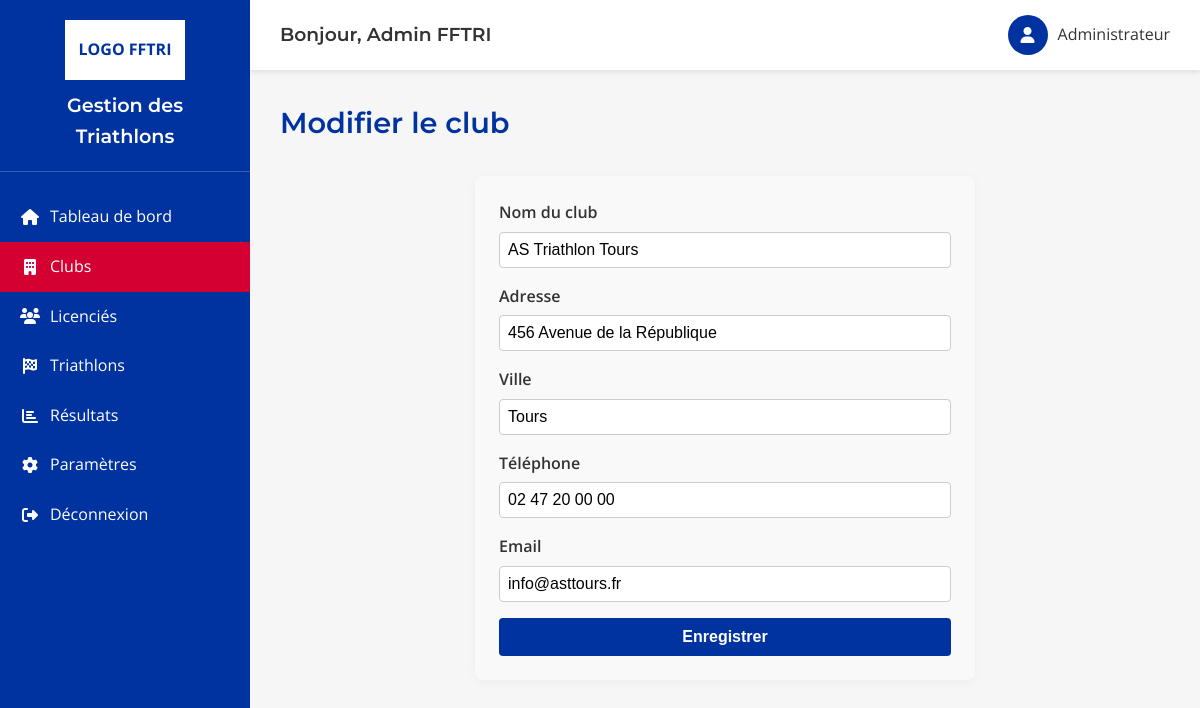
Screenshot of /index.php?module=clubs&action=edit&id=2 (signed in) with the database file from the repository.
### tables this page shows
CREATE TABLE clubs (
    id INT PRIMARY KEY AUTO_INCREMENT,
    name VARCHAR(100) NOT NULL,
    address VARCHAR(255),
    city VARCHAR(100) NOT NULL,
    phone VARCHAR(20),
    email VARCHAR(100),
    created_at TIMESTAMP DEFAULT CURRENT_TIMESTAMP,
    updated_at TIMESTAMP DEFAULT CURRENT_TIMESTAMP ON UPDATE CURRENT_TIMESTAMP
);

### app/core/Database.php (called while the page is built, shortened)
<?php
class Database {
    private static $instance = null;
    private $pdo;
    private function __construct() {
        try {
            $dsn = "mysql:host=" . DB_HOST . ";dbname=" . DB_NAME . ";charset=" . DB_CHARSET;
            $this->pdo = new PDO($dsn, DB_USER, DB_PASS, DB_OPTIONS);
        } catch (PDOException $e) {
            die("Erreur de connexion à la base de données : " . $e->getMessage());
        }
    }
    public static function getInstance() {
        if (self::$instance === null) {
            self::$instance = new self();
        }
        return self::$instance;
    }
    public function getConnection() {
        return $this->pdo;
    }
}
?>

### app/controllers/ClubController.php (called while the page is built, shortened)
<?php
require_once __DIR__ . '/../models/Club.php';
class ClubController {
    private $clubModel;
    public function __construct() {
        $this->clubModel = new Club();
    }
    public function edit($id) {
        $club = $this->clubModel->getById($id);
        return ['club' => $club];
    }
}
?>

### app/models/Club.php (called while the page is built, shortened)
<?php
require_once __DIR__ . '/../core/Database.php';
class Club {
    private $db;
    public function __construct() {
        $this->db = Database::getInstance()->getConnection();
    }
    public function getById($id) {
        $sql = "SELECT * FROM clubs WHERE id = :id";
        $stmt = $this->db->prepare($sql);
        $stmt->execute([':id' => $id]);
        return $stmt->fetch();
    }
}
?>

### app/views/clubs/edit.php (the view, shortened to what this page needs)
<div class="page-title">
    <h1>Modifier le club</h1>
</div>
<?php if (isset($data['club'])): ?>
<div class="form-container" style="max-width: 500px; margin: 30px auto; background: #f9f9f9; border-radius: 8px; box-shadow: 0 2px 8px #eee; padding: 24px;">
    <form method="POST" action="index.php?module=clubs&action=edit&id=<?= $data['club']['id'] ?>">
        <div class="form-group" style="margin-bottom: 16px;">
            <label for="name" style="display:block; margin-bottom:6px;">Nom du club</label>
            <input type="text" name="name" id="name" class="form-control" required value="<?= htmlspecialchars($data['club']['name']) ?>" style="width:100%; padding:8px; border-radius:4px; border:1px solid #ccc;">
        </div>
        <div class="form-group" style="margin-bottom: 16px;">
            <label for="address" style="display:block; margin-bottom:6px;">Adresse</label>
            <input type="text" name="address" id="address" class="form-control" required value="<?= htmlspecialchars($data['club']['address']) ?>" style="width:100%; padding:8px; border-radius:4px; border:1px solid #ccc;">
        </div>
        <div class="form-group" style="margin-bottom: 16px;">
            <label for="city" style="display:block; margin-bottom:6px;">Ville</label>
            <input type="text" name="city" id="city" class="form-control" required value="<?= htmlspecialchars($data['club']['city']) ?>" style="width:100%; padding:8px; border-radius:4px; border:1px solid #ccc;">
        </div>
        <div class="form-group" style="margin-bottom: 16px;">
            <label for="phone" style="display:block; margin-bottom:6px;">Téléphone</label>
            <input type="text" name="phone" id="phone" class="form-control" required value="<?= htmlspecialchars($data['club']['phone']) ?>" style="width:100%; padding:8px; border-radius:4px; border:1px solid #ccc;">
        </div>
        <div class="form-group" style="margin-bottom: 16px;">
            <label for="email" style="display:block; margin-bottom:6px;">Email</label>
            <input type="email" name="email" id="email" class="form-control" required value="<?= htmlspecialchars($data['club']['email']) ?>" style="width:100%; padding:8px; border-radius:4px; border:1px solid #ccc;">
        </div>
        <button type="submit" class="btn btn-primary btn-darkblue" style="width:100%; padding:10px; border-radius:4px;">Enregistrer</button>
    </form>
</div>
<?php endif; ?>

### app/views/layouts/main.php (style rules this page uses)
:root { --fftri-blue: #0033A0; --fftri-red: #D50032; --white: #FFFFFF; --light-gray: #F6F6F6; --medium-gray: #E0E0E0; --dark-gray: #555555; --text-color: #333333; }
* { margin: 0; padding: 0; box-sizing: border-box; }
body { font-family: 'Open Sans', sans-serif; color: var(--text-color); background-color: var(--light-gray); line-height: 1.6; }
h1, h2, h3, h4, h5, h6 { font-family: 'Montserrat', sans-serif; font-weight: 600; }
.page-title { margin-bottom: 20px; display: flex; justify-content: space-between; align-items: center; }
.page-title h1 { color: var(--fftri-blue); font-size: 1.8rem; }
.btn { display: inline-block; padding: 12px 20px; background-color: var(--fftri-blue); color: var(--white); border: none; border-radius: 4px; cursor: pointer; font-size: 1rem; font-weight: 600; text-align: center; transition: background-color 0.3s; text-decoration: none; }
.form-group { margin-bottom: 20px; }
.form-group label { display: block; margin-bottom: 8px; font-weight: 600; }
.form-control { width: 100%; padding: 12px 15px; border: 1px solid var(--medium-gray); border-radius: 4px; font-size: 1rem; transition: border-color 0.3s; }

### app/views/clubs/edit.php (style rules this page uses)
.form-container { background: white; border-radius: 8px; padding: 30px; box-shadow: 0 2px 5px rgba(0, 0, 0, 0.1); max-width: 800px; margin: 0 auto; }
.form-group label { display: block; margin-bottom: 8px; font-weight: 600; color: var(--text-color); }
.form-control { width: 100%; padding: 12px 15px; border: 1px solid var(--medium-gray); border-radius: 4px; font-size: 1rem; transition: border-color 0.3s; }

### rows the page displays
clubs: name "AS Triathlon Tours", address "456 Avenue de la République", city "Tours", phone "02 47 20 00 00", email "info@asttours.fr"

### other values shown
$_SESSION['user']['name'] "Admin FFTRI"
